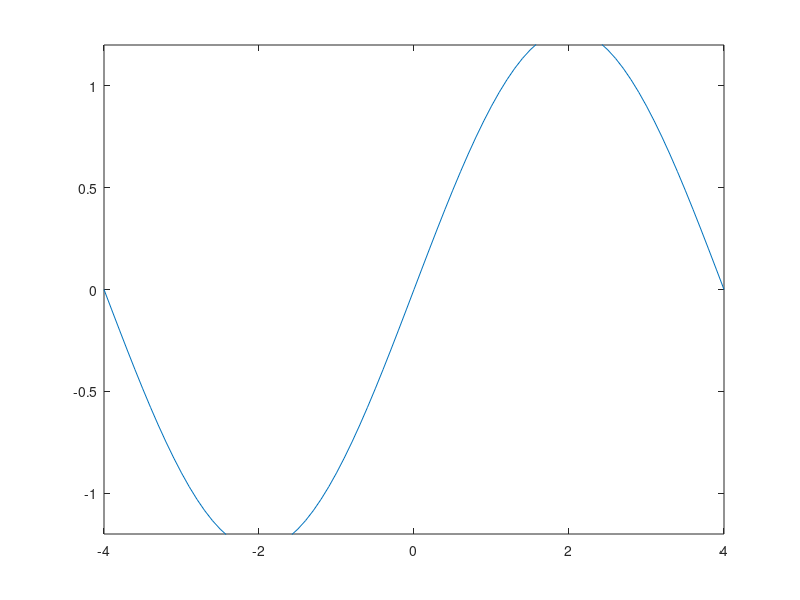
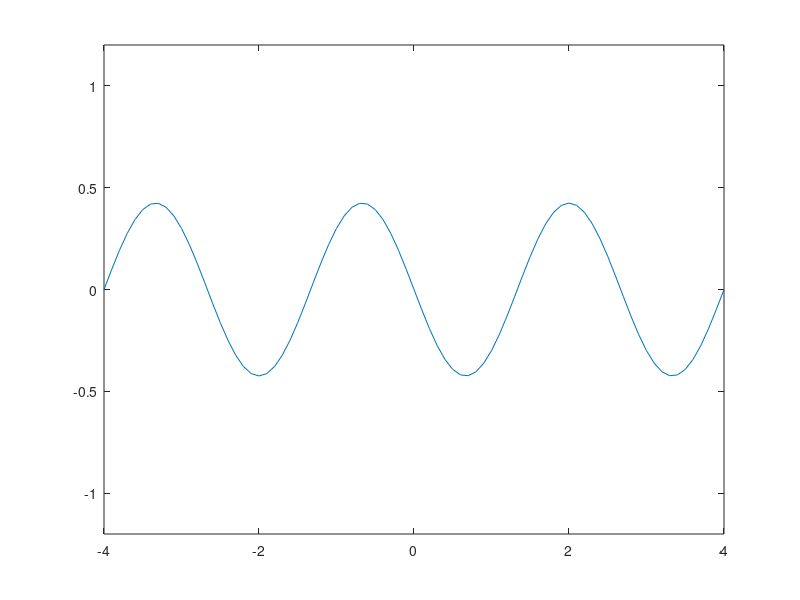
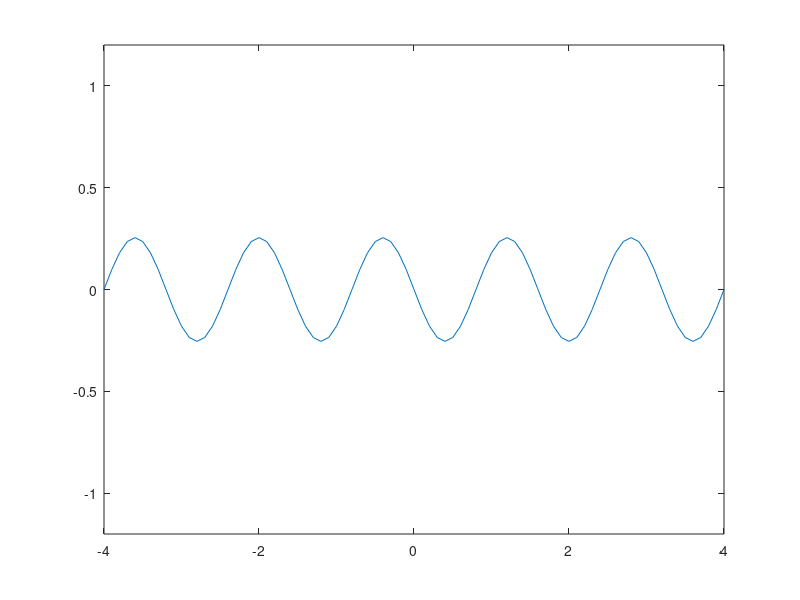
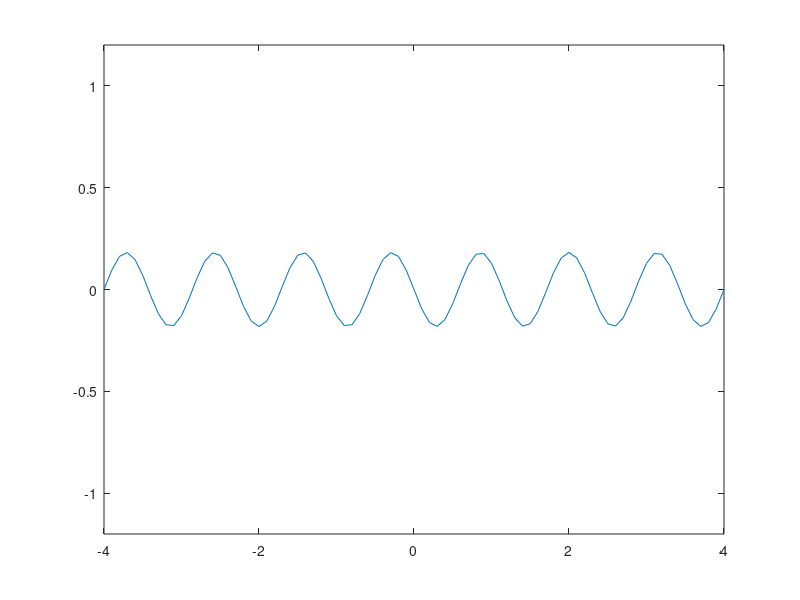

Here is the MATLAB script that generated these plots, in order: (Note: this script raises an error after producing the figures.)
% % Hw 4 ECE148 Code

T = 8;
w0 = 2*pi/T;
n = 1:2:11;
t = -4:0.1:4;
Fn = 1./(n.*1i.*w0);

% complex_exp = exp(1i.*w0.*n.*t);
complex_exp_n1 = 1./(1i.*w0) * exp(1i*w0.*t);
complex_exp_n3 = complex_exp_n1 + 1./(3*1i.*w0)* exp(1i*w0.*t*3);
complex_exp_n5 = complex_exp_n3 + 1./(5*1i.*w0)* exp(1i*w0.*t*5);
complex_exp_n7 = complex_exp_n5 + 1./(7*1i.*w0)* exp(1i*w0.*t*7);
complex_exp_n9 = complex_exp_n7 + 1./(9*1i.*w0)* exp(1i*w0.*t*9);
complex_exp_n11 = complex_exp_n9 + 1./(11*1i.*w0)* exp(1i*w0.*t*11);

% Part 2: Plot of harmonics.

figure;
set(gca, 'XLim', [-4 4], 'YLim', [-1.2 1.2])
axis('square')
plot(t,real(complex_exp_n1));
xlim([-4 4]); ylim([[-1.2 1.2]]);
figure;
set(gca, 'XLim', [-4 4], 'YLim', [-2.5 2.5])
axis('square')
plot(t,real(-1./(3*1i.*w0)* exp(1i*w0.*t*3)));
xlim([-4 4]); ylim([[-1.2 1.2]]);
figure;
set(gca, 'XLim', [-4 4], 'YLim', [-2.5 2.5])
axis('square')
plot(t,real(-1./(5*1i.*w0)* exp(1i*w0.*t*5)));
xlim([-4 4]); ylim([[-1.2 1.2]]);
figure;
set(gca, 'XLim', [-4 4], 'YLim', [-2.5 2.5])
axis('square')
plot(t,real(-1./(7*1i.*w0)* exp(1i*w0.*t*7)));
xlim([-4 4]); ylim([[-1.2 1.2]]);
figure;
set(gca, 'XLim', [-4 4], 'YLim', [-2.5 2.5])
axis('square')
plot(t,real(-1./(9*1i.*w0)* exp(1i*w0.*t*9)));
xlim([-4 4]); ylim([[-1.2 1.2]]);
figure;
set(gca, 'XLim', [-4 4], 'YLim', [-2.5 2.5])
axis('square')
plot(t,real(-1./(11*1i.*w0)* exp(1i*w0.*t*11)))
xlim([-4 4]); ylim([[-1.2 1.2]]);;

% Added Harmonics

figure;
set(gca, 'XLim', [-4 4], 'YLim', [-1.2 1.2])
axis('square')
plot(t,real(complex_exp_n1));
xlim([-4 4]); ylim([-1.2 1.2]);
figure;
set(gca, 'XLim', [-4 4], 'YLim', [-2.5 2.5])
axis('square')
plot(t,real(complex_exp_n3));
xlim([-4 4]); ylim([-1.2 1.2]);
figure;
set(gca, 'XLim', [-4 4], 'YLim', [-2.5 2.5])
axis('square')
plot(t,real(complex_exp_n5));
xlim([-4 4]); ylim([-1.2 1.2]);
figure;
set(gca, 'XLim', [-4 4], 'YLim', [-2.5 2.5])
axis('square')
plot(t,real(complex_exp_n7));
xlim([-4 4]); ylim([-1.2 1.2]);
figure;
set(gca, 'XLim', [-4 4], 'YLim', [-2.5 2.5])
axis('square')
plot(t,real(complex_exp_n9));
xlim([-4 4]); ylim([-1.2 1.2]);
figure;
set(gca, 'XLim', [-4 4], 'YLim', [-2.5 2.5])
axis('square')
plot(t,real(complex_exp_n11))
xlim([-4 4]); ylim([-1.2 1.2]);

%% 



realx = real(complex_exp_n1);
imaginaryx = imag(complex_exp_n1);
% plot(real(complex_exp_n1), imag(complex_exp_n1));

% Part 3 Animation of each complex exponential of fourier series

subplot(1,2,2)

curve2 = animatedline('Color', 'c', 'LineWidth', 0.75);
set(gca, 'XLim', [-4 4], 'YLim', [-2.5 2.5])
axis('square')
subplot(1,2,1)
curve = animatedline('Color', 'c', 'LineWidth', 0.75);
axis('square')
set(gca, 'XLim', [-2.5 2.5], 'YLim', [-2.5 2.5])


for i =1:length(complex_exp_n1)
    subplot(1,2,1)
    l1 = line([0, imag(complex_exp_n1(i))], [0, real(complex_exp_n1(i))], 'Color', 'c', 'LineWidth', 1);
    lc1 = line([imag(complex_exp_n1(i)), 2.5], [real(complex_exp_n1(i)), real(complex_exp_n1(i))], 'Color', 'c', 'LineWidth', 1);
    subplot(1,2,2)
    lc2 = line([-4, t(i)], [real(complex_exp_n1(i)), real(complex_exp_n1(i))], 'Color', 'c', 'LineWidth', 1);
    addpoints(curve, imag(complex_exp_n1(i)), real(complex_exp_n1(i)))
    addpoints(curve2, t(i), real(complex_exp_n1(i)))
    drawnow
    pause(0.05)
    delete(l1);
    delete(lc1);
    delete(lc2);
end
%% 

subplot(1,2,2)
curve2 = animatedline('Color', 'r', 'LineWidth', 0.75);
set(gca, 'XLim', [-4 4], 'YLim', [-2.5 2.5])
axis('square')
subplot(1,2,1)
curve = animatedline('Color', 'r', 'LineWidth', 0.75);
axis('square')
set(gca, 'XLim', [-2.5 2.5], 'YLim', [-2.5 2.5])

for i =1:length(complex_exp_n1)
    subplot(1,2,1)
    l1 = line([0, imag(complex_exp_n1(i))], [0, real(complex_exp_n1(i))], 'Color', 'c', 'LineWidth', 1);
    l3 = line([imag(complex_exp_n1(i)), imag(complex_exp_n3(i))], [real(complex_exp_n1(i)), real(complex_exp_n3(i))], 'Color', 'r', 'LineWidth', 1);
    lc1 = line([imag(complex_exp_n3(i)), 2.5], [real(complex_exp_n3(i)), real(complex_exp_n3(i))], 'Color', 'r', 'LineWidth', 1);
    subplot(1,2,2)
    lc2 = line([-4, t(i)], [real(complex_exp_n3(i)), real(complex_exp_n3(i))], 'Color', 'r', 'LineWidth', 1);
    addpoints(curve, imag(complex_exp_n3(i)), real(complex_exp_n3(i)))
    addpoints(curve2, t(i), real(complex_exp_n3(i)))
    drawnow
    pause(0.05)
    delete(l3);
    delete(l1);
    delete(lc1);
    delete(lc2);
end

subplot(1,2,2)
curve2 = animatedline('Color', 'g', 'LineWidth', 0.75);
set(gca, 'XLim', [-4 4], 'YLim', [-2.5 2.5])
axis('square')
subplot(1,2,1)
curve = animatedline('Color', 'g', 'LineWidth', 0.75);
axis('square')
set(gca, 'XLim', [-2.5 2.5], 'YLim', [-2.5 2.5])

for i =1:length(complex_exp_n1)
    subplot(1,2,1)
    l1 = line([0, imag(complex_exp_n1(i))], [0, real(complex_exp_n1(i))], 'Color', 'c', 'LineWidth', 1);
    l3 = line([imag(complex_exp_n1(i)), imag(complex_exp_n3(i))], [real(complex_exp_n1(i)), real(complex_exp_n3(i))], 'Color', 'r', 'LineWidth', 1);
    l5 = line([imag(complex_exp_n3(i)), imag(complex_exp_n5(i))], [real(complex_exp_n3(i)), real(complex_exp_n5(i))], 'Color', 'g', 'LineWidth', 1);
    lc1 = line([imag(complex_exp_n5(i)), 2.5], [real(complex_exp_n5(i)), real(complex_exp_n5(i))], 'Color', 'g', 'LineWidth', 1);
    subplot(1,2,2)
    lc2 = line([-4, t(i)], [real(complex_exp_n5(i)), real(complex_exp_n5(i))], 'Color', 'g', 'LineWidth', 1);
    addpoints(curve, imag(complex_exp_n5(i)), real(complex_exp_n5(i)))
    addpoints(curve2, t(i), real(complex_exp_n5(i)))
    drawnow
    pause(0.05)
    delete(l1);
    delete(l3);
    delete(l5);
    delete(lc1);
    delete(lc2);
end

subplot(1,2,2)
curve2 = animatedline('Color', 'b', 'LineWidth', 0.75);
set(gca, 'XLim', [-4 4], 'YLim', [-2.5 2.5])
axis('square')
subplot(1,2,1)
curve = animatedline('Color', 'b', 'LineWidth', 0.75);
axis('square')
set(gca, 'XLim', [-2.5 2.5], 'YLim', [-2.5 2.5])

for i =1:length(complex_exp_n1)
    subplot(1,2,1)
    l1 = line([0, imag(complex_exp_n1(i))], [0, real(complex_exp_n1(i))], 'Color', 'c', 'LineWidth', 1);
    l3 = line([imag(complex_exp_n1(i)), imag(complex_exp_n3(i))], [real(complex_exp_n1(i)), real(complex_exp_n3(i))], 'Color', 'r', 'LineWidth', 1);
    l5 = line([imag(complex_exp_n3(i)), imag(complex_exp_n5(i))], [real(complex_exp_n3(i)), real(complex_exp_n5(i))], 'Color', 'g', 'LineWidth', 1);
    l7 = line([imag(complex_exp_n5(i)), imag(complex_exp_n7(i))], [real(complex_exp_n5(i)), real(complex_exp_n7(i))], 'Color', 'b', 'LineWidth', 1);
    lc1 = line([imag(complex_exp_n7(i)), 2.5], [real(complex_exp_n7(i)), real(complex_exp_n7(i))], 'Color', 'b', 'LineWidth', 1);
    subplot(1,2,2)
    lc2 = line([-4, t(i)], [real(complex_exp_n7(i)), real(complex_exp_n7(i))], 'Color', 'b', 'LineWidth', 1);
    addpoints(curve, imag(complex_exp_n7(i)), real(complex_exp_n7(i)))
    addpoints(curve2, t(i), real(complex_exp_n7(i)))
    drawnow
    pause(0.04)
    delete(l1);
    delete(l3);
    delete(l5);
    delete(l7);
    delete(lc1);
    delete(lc2);
end

subplot(1,2,2)
curve2 = animatedline('Color', 'm', 'LineWidth', 0.75);
set(gca, 'XLim', [-4 4], 'YLim', [-2.5 2.5])
axis('square')
subplot(1,2,1)
curve = animatedline('Color', 'm', 'LineWidth', 0.75);
axis('square')
set(gca, 'XLim', [-2.5 2.5], 'YLim', [-2.5 2.5])

for i =1:length(complex_exp_n1)
    subplot(1,2,1)
    l1 = line([0, imag(complex_exp_n1(i))], [0, real(complex_exp_n1(i))], 'Color', 'c', 'LineWidth', 1);
    l3 = line([imag(complex_exp_n1(i)), imag(complex_exp_n3(i))], [real(complex_exp_n1(i)), real(complex_exp_n3(i))], 'Color', 'r', 'LineWidth', 1);
    l5 = line([imag(complex_exp_n3(i)), imag(complex_exp_n5(i))], [real(complex_exp_n3(i)), real(complex_exp_n5(i))], 'Color', 'g', 'LineWidth', 1);
    subplot(1,2,2)
    lc2 = line([-4, t(i)], [real(complex_exp_n9(i)), real(complex_exp_n9(i))], 'Color', 'm', 'LineWidth', 1);
    subplot(1,2,1)
    lc1 = line([imag(complex_exp_n9(i)), 2.5], [real(complex_exp_n9(i)), real(complex_exp_n9(i))], 'Color', 'm', 'LineWidth', 1);
    l7 = line([imag(complex_exp_n5(i)), imag(complex_exp_n7(i))], [real(complex_exp_n5(i)), real(complex_exp_n7(i))], 'Color', 'b', 'LineWidth', 1);
    l9 = line([imag(complex_exp_n7(i)), imag(complex_exp_n9(i))], [real(complex_exp_n7(i)), real(complex_exp_n9(i))], 'Color', 'm', 'LineWidth', 1);
    addpoints(curve, imag(complex_exp_n9(i)), real(complex_exp_n9(i)))
    addpoints(curve2, t(i), real(complex_exp_n9(i)))
    drawnow
    pause(0.03)
    delete(l1);
    delete(l3);
    delete(l5);
    delete(l7);
    delete(l9);
    delete(lc1);
    delete(lc2);
end

subplot(1,2,2)
curve2 = animatedline('Color', 'k', 'LineWidth', 1);
set(gca, 'XLim', [-4 4], 'YLim', [-2.5 2.5])
axis('square')
subplot(1,2,1)
curve = animatedline('Color', 'k', 'LineWidth', 1);
axis('square')
set(gca, 'XLim', [-2.5 2.5], 'YLim', [-2.5 2.5])

for i =1:length(complex_exp_n1)
    subplot(1,2,1)
    l1 = line([0, imag(complex_exp_n1(i))], [0, real(complex_exp_n1(i))], 'Color', 'c', 'LineWidth', 1);
    l3 = line([imag(complex_exp_n1(i)), imag(complex_exp_n3(i))], [real(complex_exp_n1(i)), real(complex_exp_n3(i))], 'Color', 'r', 'LineWidth', 1);
    l5 = line([imag(complex_exp_n3(i)), imag(complex_exp_n5(i))], [real(complex_exp_n3(i)), real(complex_exp_n5(i))], 'Color', 'g', 'LineWidth', 1);
    P1 = subplot(1,2,2);
    set( get(P1,'XLabel'), 'String', 'Im(Fn*e^(jnwot)' );
    lc2 = line([-4, t(i)], [real(complex_exp_n11(i)), real(complex_exp_n11(i))], 'Color', 'k', 'LineWidth', 1);
    P2 = subplot(1,2,1);
    set( get(P2,'YLabel'), 'String', 'Re(Fn*e^(jnwot)' );
    lc1 = line([imag(complex_exp_n11(i)), 2.5], [real(complex_exp_n11(i)), real(complex_exp_n11(i))], 'Color', 'k', 'LineWidth', 1);
    
    l7 = line([imag(complex_exp_n5(i)), imag(complex_exp_n7(i))], [real(complex_exp_n5(i)), real(complex_exp_n7(i))], 'Color', 'b', 'LineWidth', 1);
    l9 = line([imag(complex_exp_n7(i)), imag(complex_exp_n9(i))], [real(complex_exp_n7(i)), real(complex_exp_n9(i))], 'Color', 'm', 'LineWidth', 1);
    l11 = line([imag(complex_exp_n9(i)), imag(complex_exp_n11(i))], [real(complex_exp_n9(i)), real(complex_exp_n11(i))], 'Color', 'k', 'LineWidth', 1);
    addpoints(curve, imag(complex_exp_n11(i)), real(complex_exp_n11(i)))
    addpoints(curve2, t(i), real(complex_exp_n11(i)))
    drawnow
    pause(0.02)
    delete(l1);
    delete(l3);
    delete(l5);
    delete(l7);
    delete(l9);
    delete(l11);
    delete(lc1);
    delete(lc2);
end